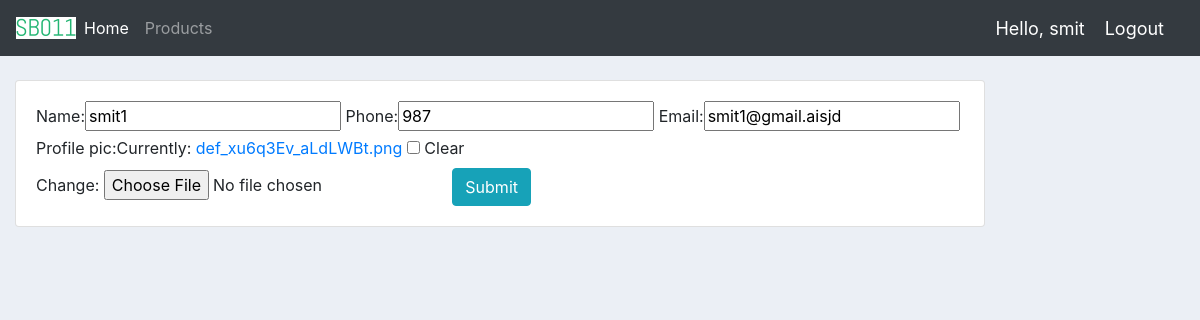
Page /update_customer/5/ (signed in) on the committed database.
### accounts/models.py (models this page shows, shortened)
class Customer(models.Model):
    user = models.OneToOneField(
        User, blank=True, null=True, on_delete=models.CASCADE)
    name = models.CharField(max_length=200)
    phone = models.CharField(max_length=200)
    email = models.CharField(max_length=200)
    profile_pic = models.ImageField(default="def.png", null=True, blank=True)
    date_created = models.DateTimeField(auto_now_add=True)

### accounts/decorders.py (the view)
        def wrapper_func(request, *args, **kwargs):
            group = None
            if request.user.groups.exists():
                group = request.user.groups.all()[0].name
            if group in allowed_roles:
                return view_func(request, *args, **kwargs)
            else:
                return HttpResponse('You are unauthenticated!!')

### accounts/forms.py
class CustomerForm(ModelForm):
    class Meta:
        model = Customer
        fields = '__all__'
        exclude = ['user']

### accounts/decorders.py (called while the page is built)
def allowed_user(allowed_roles=[]):
    def decorater(view_func):
        def wrapper_func(request, *args, **kwargs):
            group = None
            if request.user.groups.exists():
                group = request.user.groups.all()[0].name
            if group in allowed_roles:
                return view_func(request, *args, **kwargs)
            else:
                return HttpResponse('You are unauthenticated!!')
        return wrapper_func
    return decorater

### accounts/views.py (called while the page is built)
@login_required(login_url='login')
@allowed_user(allowed_roles=['admin'])
def updateCustomer(request, pk3):
    customer = Customer.objects.get(id=pk3)
    form = CustomerForm(instance=customer,)
    if request.method == 'POST':
        form = CustomerForm(request.POST, instance=customer)
        if form.is_valid():
            form.save()
            return redirect('/')
    contain = {'form': form}
    return render(request, 'accounts/update_customer.html', contain)

### accounts/templates/accounts/update_customer.html (shortened to what this page needs)
{% extends 'accounts/main.html' %}
{% load static %}
{% block content %}
<br>
<div class="row">
    <div class="col-md-10">
        <div class="card card-body">
            <form action="" method="POST">
                {{form}}
                <input class="btn btn-info" type="submit" name="Submit">
            </form>
        </div>
    </div>
</div>
{% endblock %}

### accounts/templates/accounts/navbar.html (shortened to what this page needs)
{% load static %}
<nav class="navbar navbar-expand-lg navbar-dark bg-dark">
    <img src="{% static '/images/logo2.png'%}">
    <div class="collapse navbar-collapse" id="navbarNav">
        <ul class="navbar-nav">
            {% if request.user.is_staff %}
            <li class="nav-item active">
                <a class="nav-link" href="{% url 'home' %}">Home <span class="sr-only">(current)</span></a>
            </li>
            <li class="nav-item">
                <a class="nav-link" href="{% url 'product' %}">Products</a>
            </li>
            {% else %}
            <li class="nav-item">
                <a class="nav-link" href="{% url 'account' %}">Setting</a>
            </li>
            {% endif %}
        </ul>
    </div>
    <span class="hello-msg">Hello, {{request.user}}</span>
    <span><a class="hello-msg" href="{% url 'logout' %}">Logout</a></span>
</nav>

### static/css/main.css (style rules this page uses)
body { background-color: #ebeff5; }

### accounts/templates/accounts/navbar.html (style rules this page uses)
.hello-msg { font-size: 18px; color: #fff; margin-right: 20px; }

### rows in the picture
Customer: name "smit1", phone "987", email "smit1@gmail.aisjd"

### other values in the picture
{{ request.user }} "smit"
